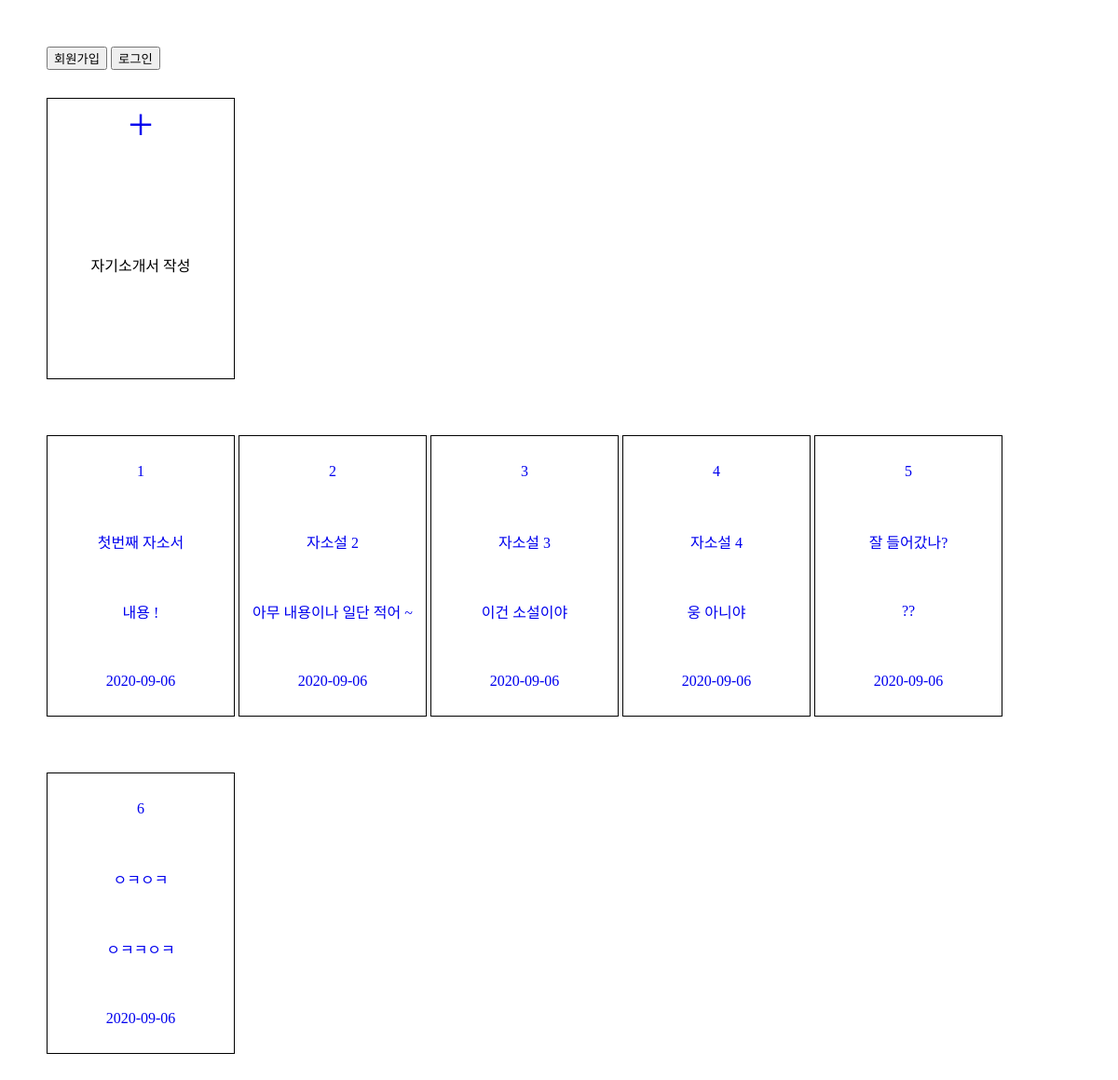
The app's page /, older data.
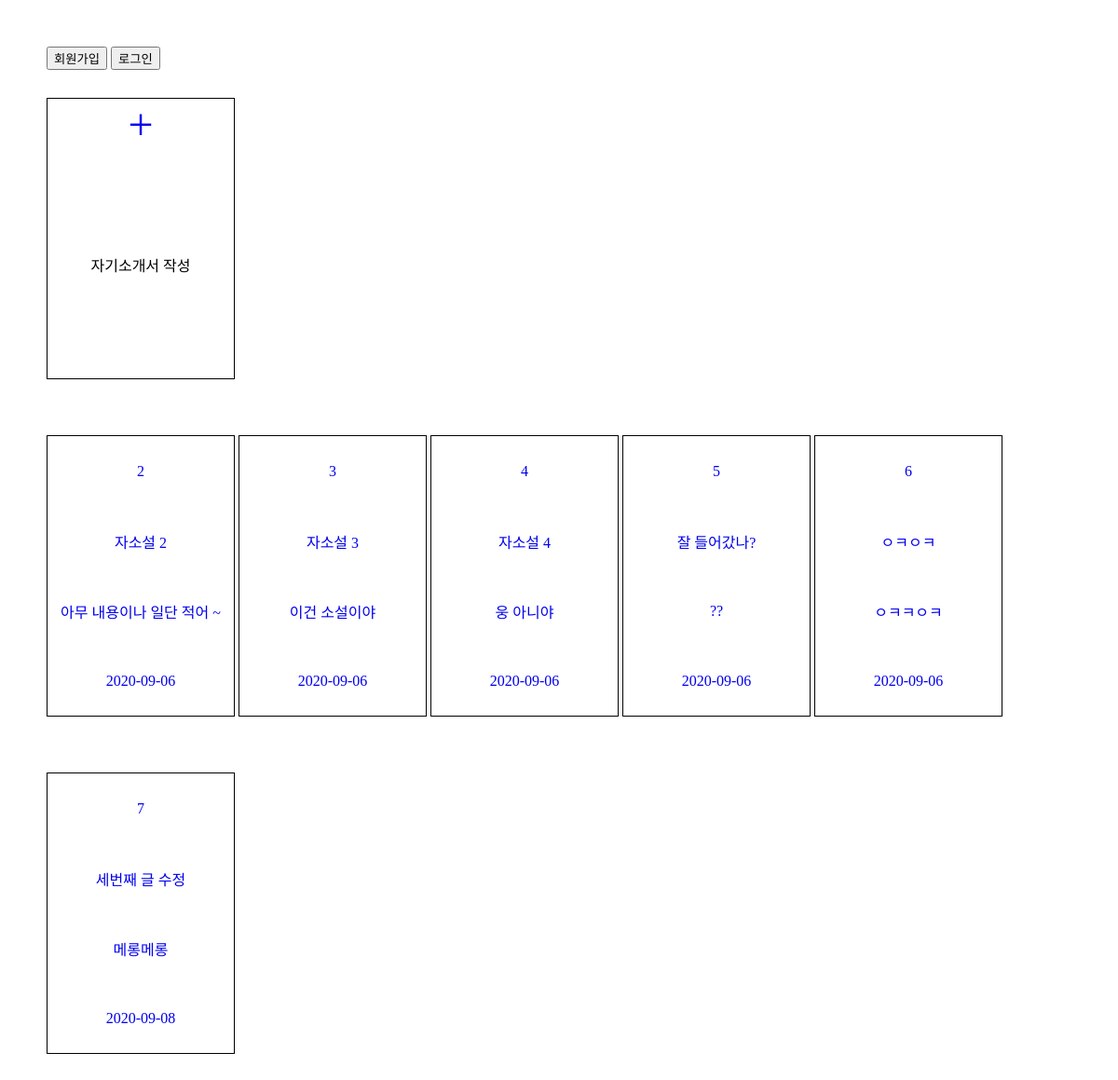
The same page, newer data.
### main/models.py (models this page shows)
class Jasoseol(models.Model):
    title = models.CharField(max_length=50)
    content = models.TextField()
    updated_at = models.DateTimeField(auto_now=True)
    author = models.ForeignKey(User, on_delete=models.CASCADE, null=True)

### main/views.py (the view)
# urls.py: path('', index, name="index"),
def index(request):
    all_jss = Jasoseol.objects.all()
    return render(request, 'index.html', {'all_jss':all_jss})

### main/templates/index.html (shortened to what this page needs)
{% load static %}
<!DOCTYPE html>
<html lang="en">
<head>
    <link rel="stylesheet" type="text/css" href="{% static 'css/index.css' %}">
</head>
<body>
    {% if user.is_authenticated %}
    <a href="{%url 'logout' %}">
        <button>로그아웃</button>
    </a>
    안녕하세요! {{user}} 님!
    {% else %}
    <a href="{%url 'signup' %}">
        <button>회원가입</button>
    </a>
    <a href="{%url 'login' %}">
        <button>로그인</button>
    </a>
    {% endif %}
    <div class="make_jss">
        <a href="{% url 'create' %}">
        <div class="plus_btn">
            +
        </div>
        </a>
        <p>자기소개서 작성</p>
    </div>
    {% for jss in all_jss %}
    <a href="{% url 'detail' jss.id %}">
    <div class="all_jss">
        <p>{{jss.id}}</p>
        <p>{{jss.title}}</p>
        <p>{{jss.content}}</p>
        <p>{{jss.updated_at|date:"Y-m-d"}}</p>
    </div>
    </a>
    {% endfor %}
</body>
</html>

### main/static/css/index.css (style rules this page uses)
body { margin: 0; padding: 50px; }
a { text-decoration: none; }
.make_jss, .all_jss { width: 200px; height: 300px; border: 1px solid black; display: flex; flex-direction: column; align-items: center; margin-bottom: 30px; margin-top: 30px; }
.all_jss { display: inline-flex; }
.plus_btn { flex:1; display: flex; align-items: center; font-size: 3rem; }
p { flex:1; display: flex; align-items: center; }

Row changes from the older to the newer data that the page shows:
removed Jasoseol: id "1", title "첫번째 자소서", content "내용 !", updated_at "2020-09-06"
added Jasoseol: id "7", title "세번째 글 수정", content "메롱메롱", updated_at "2020-09-08"
